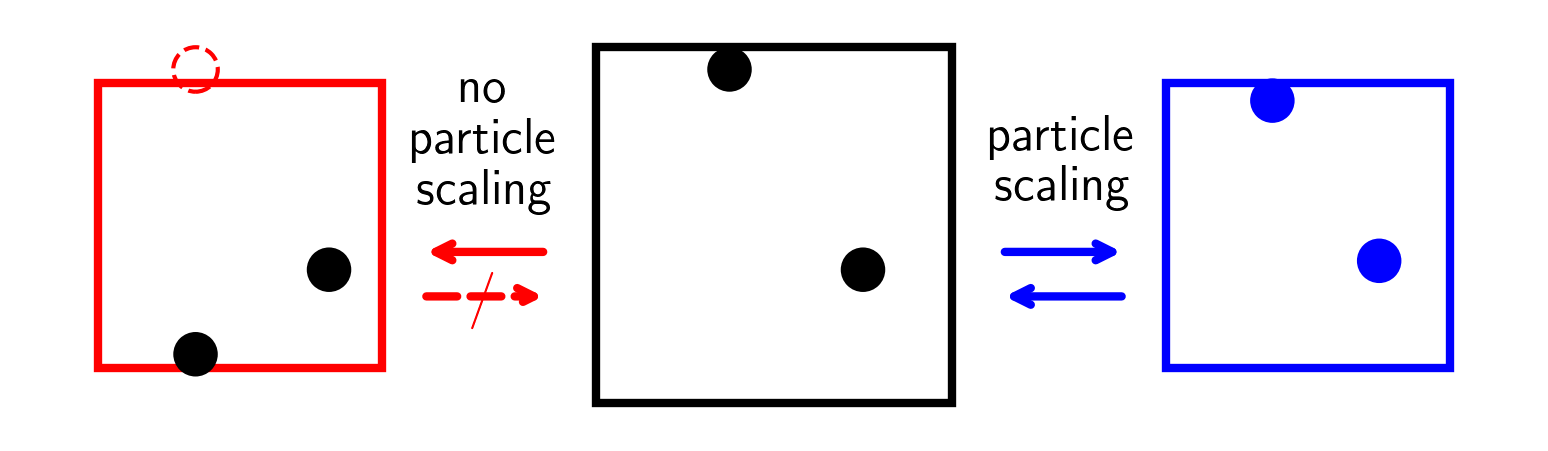

The Python source for this figure:
import numpy as np
import matplotlib.pyplot as plt
import matplotlib
from matplotlib import rc
rc('font',**{'family':'sans-serif','sans-serif':['OpenSans']})
rc('text', usetex=True)

plt.gca().add_patch(plt.Rectangle(xy=(-2, -2), width=4, height=4, fc='none', ec='black', lw=2))
plt.gca().add_patch(plt.Circle((-0.5, 1.75),0.25, fc='black'))
#plt.gca().add_patch(plt.Circle((-0.5, -1.5),0.25, fc='black'))
plt.gca().add_patch(plt.Circle((1, -0.5),0.25, fc='black'))

shift=6
fac=1.25
plt.gca().add_patch(plt.Rectangle(xy=(-2/fac+shift, -2/fac), width=4/fac, height=4/fac, fc='none', ec='blue', lw=2))
plt.gca().add_patch(plt.Circle((-0.5/fac+shift, 1.75/fac),0.25, fc='blue'))
#plt.gca().add_patch(plt.Circle((-0.5/fac+shift, -1.5/fac),0.25, fc='blue'))
plt.gca().add_patch(plt.Circle((1/fac+shift, -0.5/fac),0.25, fc='blue'))
plt.gca().annotate("", xy=(2.5, -0.3), xytext=(4, -0.3), arrowprops=dict(arrowstyle="<-", lw=2, color='blue'))
plt.gca().annotate("", xy=(2.5, -0.8), xytext=(4, -0.8), arrowprops=dict(arrowstyle="->", lw=2, color='blue'))
plt.text(3.25,0.7, 'particle\nscaling', horizontalalignment='center', verticalalignment='center', fontsize=12)

shift=-6
plt.gca().add_patch(plt.Rectangle(xy=(-2/fac+shift, -2/fac), width=4/fac, height=4/fac, fc='none', ec='red', lw=2))
plt.gca().add_patch(plt.Circle((-0.5+shift, 1.75),0.25, edgecolor='red', linestyle='dashed', fill=None))
#plt.gca().add_patch(plt.Circle((-0.5+shift, 1.75),0.25, fc='black'))
#plt.gca().add_patch(plt.Circle((-0.5+shift, -1.5),0.25, fc='black'))
#plt.gca().add_patch(plt.Circle((-0.5+shift, -1.5+4/fac),0.25, edgecolor='red', linestyle='dashed', fill=None))
plt.gca().add_patch(plt.Circle((-0.5+shift, 1.75-4/fac),0.25, fc='black'))
#plt.text(-0.5+shift, 1.75-4/fac, 'X', horizontalalignment='center', verticalalignment='center', fontsize=12, color='red')
plt.gca().add_patch(plt.Circle((1+shift, -0.5),0.25, fc='black'))
plt.gca().annotate("", xy=(-2.5, -0.3), xytext=(-4, -0.3), arrowprops=dict(arrowstyle="<-", lw=2, color='red'))
plt.gca().annotate("", xy=(-2.5, -0.8), xytext=(-4, -0.8), arrowprops=dict(arrowstyle="->", lw=2, color='red', linestyle='dashed'))
plt.text(-3.25,-0.85, '/', horizontalalignment='center', verticalalignment='center', fontsize=14, color='red')
plt.text(-3.25,1.25-0.3, 'no\nparticle\nscaling', horizontalalignment='center', verticalalignment='center', fontsize=12)

plt.axis('scaled')
plt.axis('off')
#plt.show()
plt.savefig('npt.png', bbox_inches='tight', transparent=True, dpi=300)
